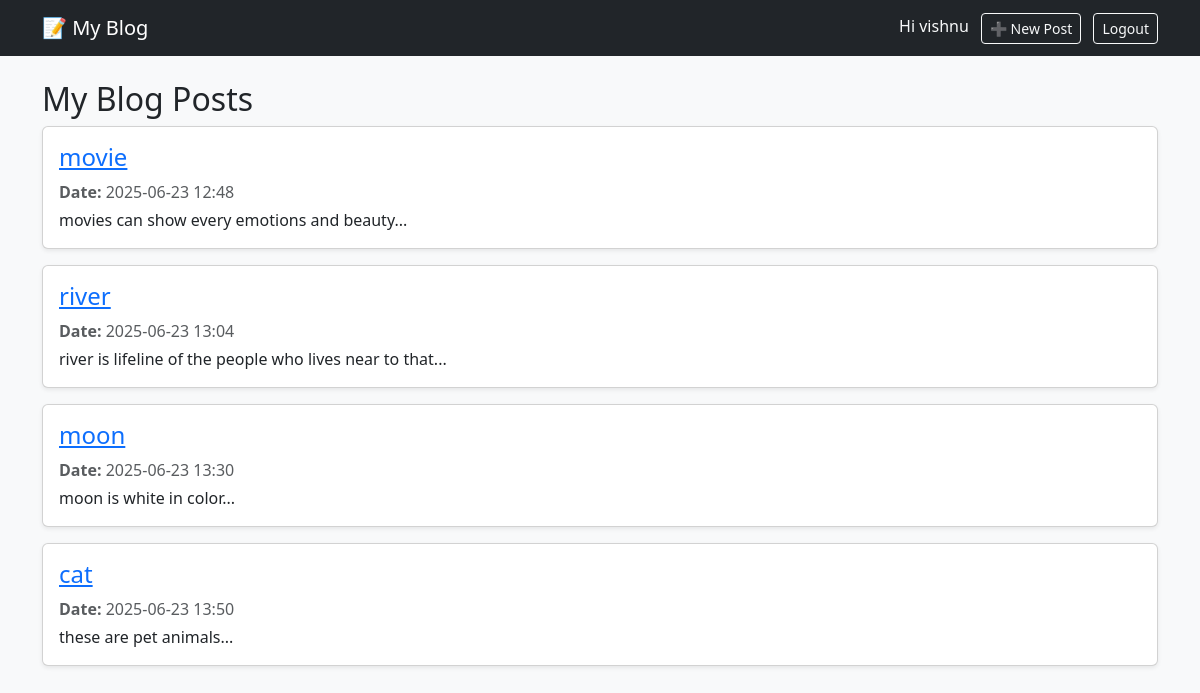
/my-posts/ (signed in), run on an earlier commit of the app's database.
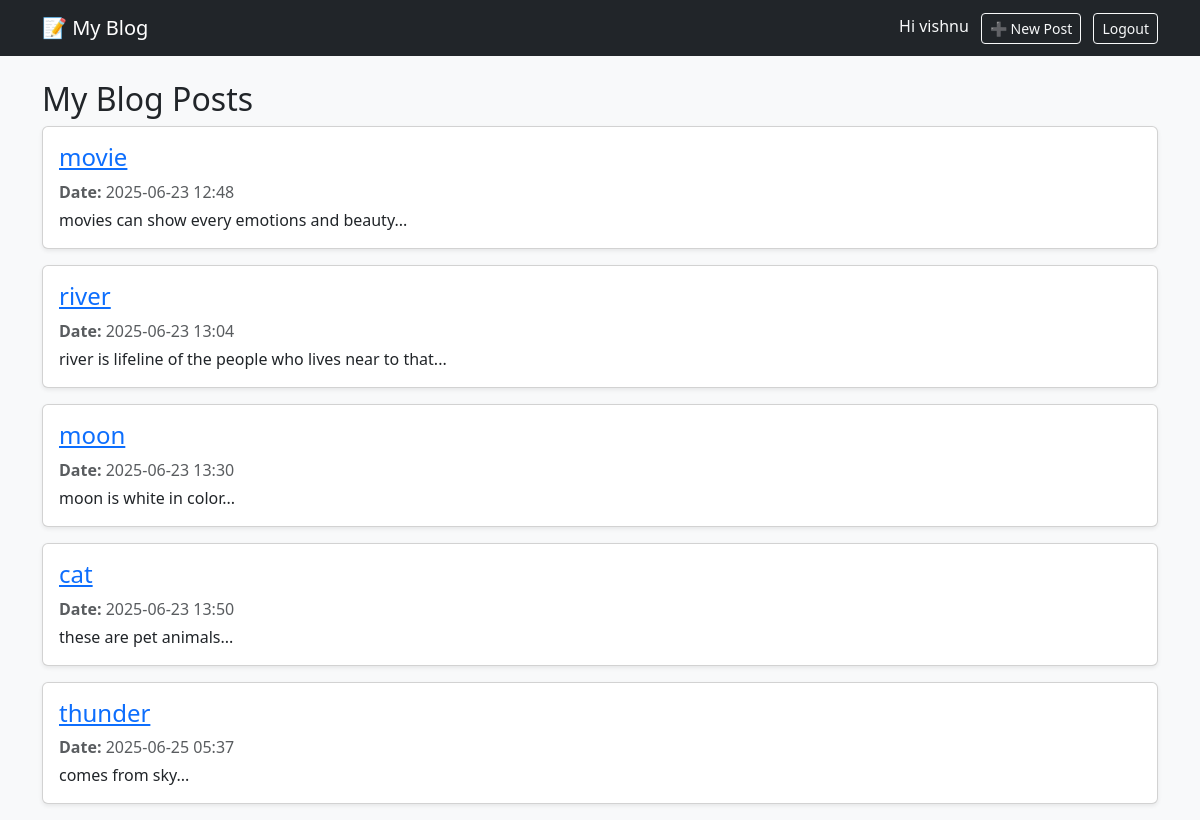
And on a later commit of the database.
### blog/models.py (models this page shows, shortened)
class BlogPost(models.Model):
    title = models.CharField(max_length=200)
    content = models.TextField()
    author = models.ForeignKey(User, on_delete=models.CASCADE)
    image = models.ImageField(upload_to='post_images/', blank=True, null=True)
    category = models.ForeignKey(Category, on_delete=models.SET_NULL, null=True, blank=True)
    tags = models.ManyToManyField(Tag, blank=True)
    likes = models.ManyToManyField(User, related_name='liked_posts', blank=True)
    created_at = models.DateTimeField(auto_now_add=True)

### blog/views.py (the view)
# urls.py: path('my-posts/', views.my_posts, name='my_posts'),
@login_required
def my_posts(request):
    posts = BlogPost.objects.filter(author=request.user)
    return render(request, 'blog/my_posts.html', {'posts': posts})

### blog/templates/blog/my_posts.html (shortened to what this page needs)
{% extends 'blog/base.html' %}
{% block content %}
  <h2>My Blog Posts</h2>
  {% if posts %}
    {% for post in posts %}
      <div class="card mb-3 shadow-sm">
        <div class="card-body">
          <h4 class="card-title">
            <a href="{% url 'post_detail' post.id %}">{{ post.title }}</a>
          </h4>
          <p class="text-muted mb-1">
            <strong>Date:</strong> {{ post.created_at|date:"Y-m-d H:i" }}
          </p>
          <p class="card-text">{{ post.content|slice:":200" }}...</p>
        </div>
      </div>
    {% endfor %}
  {% else %}
    <p>You haven't written any blog posts yet.</p>
  {% endif %}
{% endblock %}

### blog/templates/blog/base.html (shortened to what this page needs)
<!DOCTYPE html>
<html lang="en">
<head>
  <link href="https://cdn.jsdelivr.net/npm/bootstrap@5.3.0/dist/css/bootstrap.min.css" rel="stylesheet">
</head>
<body class="bg-light">
  <nav class="navbar navbar-expand-lg navbar-dark bg-dark mb-4">
    <div class="container">
      <a class="navbar-brand" href="/">📝 My Blog</a>
      <div>
        {% if user.is_authenticated %}
          <span class="navbar-text text-light me-2">Hi {{ user.username }}</span>
          <a class="btn btn-sm btn-outline-light me-2" href="{% url 'create_post' %}">➕ New Post</a>
          <a class="btn btn-sm btn-outline-light" href="{% url 'logout' %}">Logout</a>
        {% else %}
          <a class="btn btn-sm btn-outline-light me-2" href="{% url 'login' %}">Login</a>
          <a class="btn btn-sm btn-outline-light" href="{% url 'register' %}">Register</a>
        {% endif %}
      </div>
    </div>
  </nav>
  <div class="container">
    {% block content %}{% endblock %}
  </div>
</body>
</html>

What changed in the data, as far as the page shows it:
added BlogPost: title "thunder", created_at "2025-06-25 05:37", content "comes from sky"
